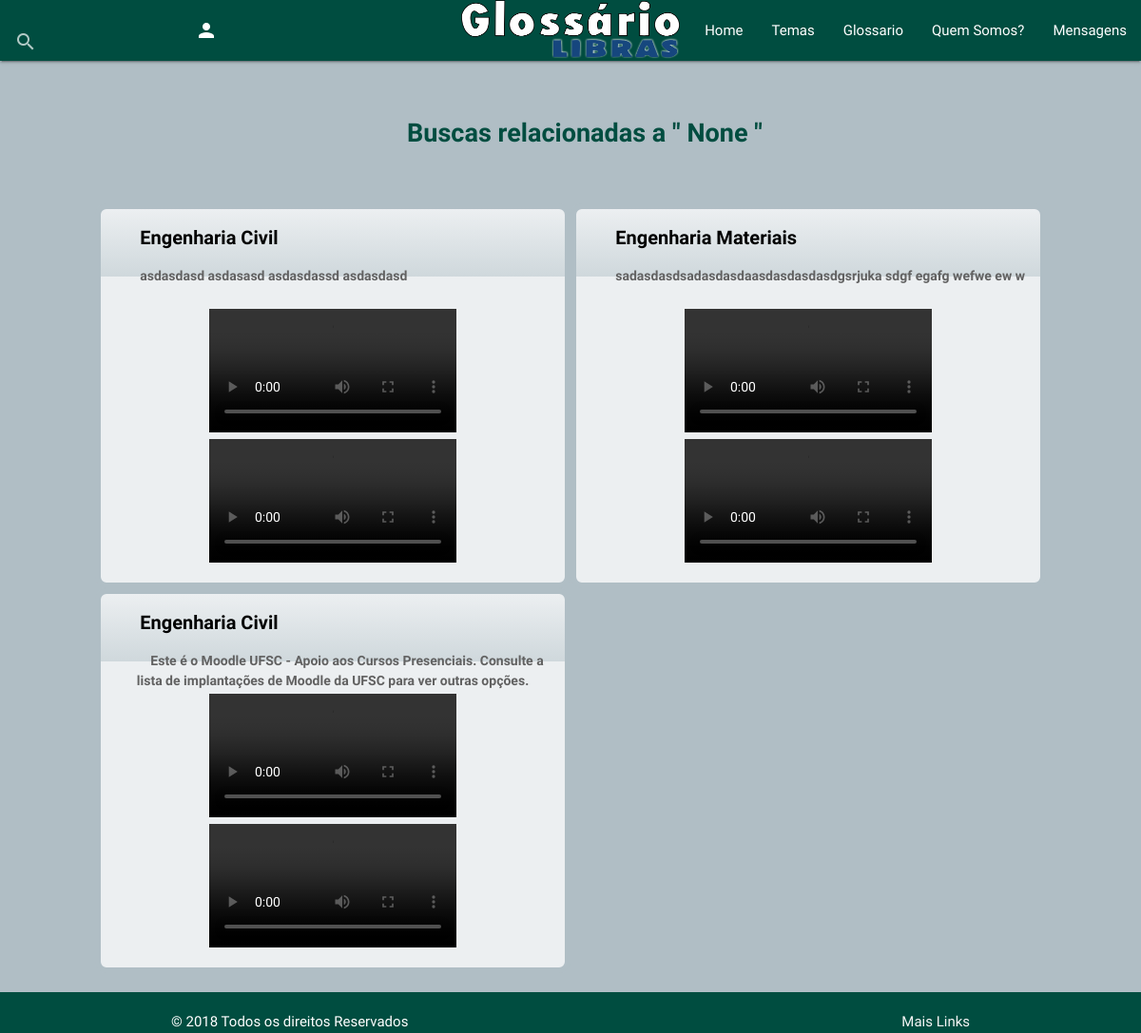
/Glossario/resultado-pesquisa/ (signed in), run on an earlier commit of the app's database.
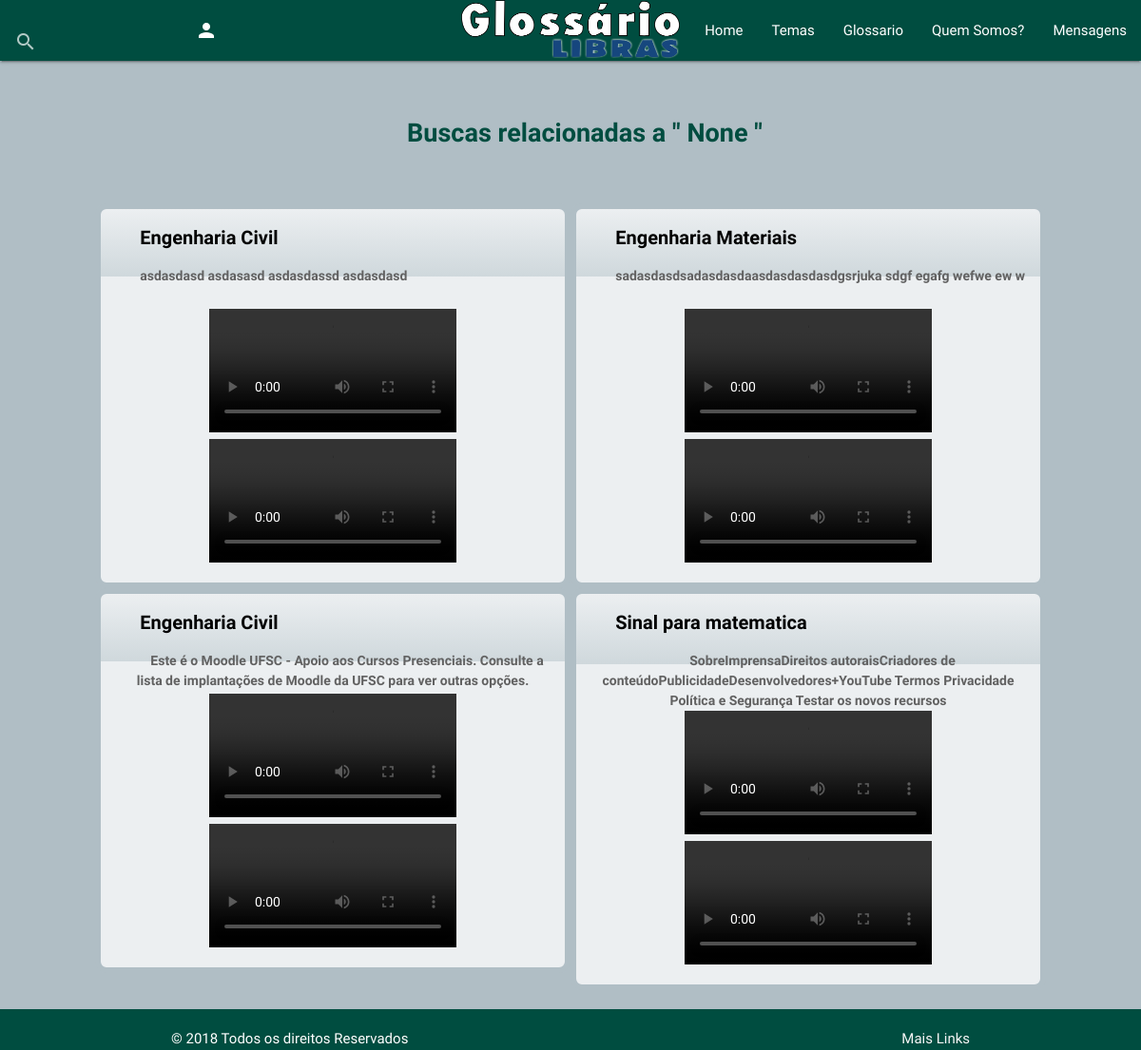
And on a later commit of the database.
### Glossario/models.py (models this page shows, shortened)
class Sinal(models.Model):
    glossario = models.ForeignKey(Glossario, on_delete=models.CASCADE)
    titulo = models.CharField(max_length=100)
    descricao = models.TextField()
    sinal_video = models.FileField(upload_to='videos', null=False)
    postado = models.BooleanField(default=False)
    temas = models.ManyToManyField(Tema, blank=True)
    postador = models.ForeignKey(Perfil, on_delete=models.CASCADE, editable=False, null=True)
    conceito_video = models.FileField(upload_to='videos', null=True)

### Glossario/views.py (the view)
# urls.py: path('resultado-pesquisa/', views.resultado_pesquisa, name='resultado-pesquisa'),
@login_required
def resultado_pesquisa(request):
    termo_busca = request.GET.get('pesquisa', None)
    if termo_busca:
        sinais = Sinal.objects.all()
        sinais = Sinal.objects.filter(titulo__icontains=termo_busca) | Sinal.objects.filter(descricao__icontains=termo_busca)
        context = {'sinais': sinais,
                   'termo_busca': termo_busca
                   }
    else:
        sinais = Sinal.objects.all()
        context = {'sinais': sinais,
                    'termo_busca': termo_busca
                   }
    return render(request, 'Glossario/resultado-pesquisa.html', context)

### Glossario/templates/Glossario/resultado-pesquisa.html
{% extends 'Glossario/base.html' %}
 {% block content %}
	{% if sinais %}
				<br> </br>
					<center><h4> Buscas relacionadas a " {{ termo_busca }} " </h4></center>
				<br> </br>
			<div class="row">
			{% for sinal in sinais %}
					 		<div class="col l5 push-l1 unidades3 center">
						 		<ul>
							     	<a class ="titulo left">{{ sinal.titulo }}</a>
							  	    <br></br>
							  	    <a class ="subtitulo left">{{ sinal.descricao }}</a>
							     	<br></br>
							     	<li><video   width="260"  controls><source class="center" src="/static/Glossario/{{ sinal.sinal_video }}" type="video/mp4"></video>
					   			    <video   width="260" controls><source src="/static/Glossario/{{ sinal.conceito_video }}" type="video/mp4"></video>
					   			</ul>
				   			</div>
		 	{% endfor %}
		 </div>
	{% else %}
			<br> </br><br> </br>
			<ul id="nav-mobile" class="center">
				<li><h4> Não foram encontrado buscas relacionadas a "{{ termo_busca }}"<h4>
				<li><button class="waves-effect waves-light btn color #01579b" type="submit" nome="voltar" onclick='history.go(-1)' >Voltar</button></li>
			<ul>
	{% endif %}
   {% endblock %}

What changed in the data, as far as the page shows it:
added Sinal: titulo "Sinal para matematica", descricao "SobreImprensaDireitos autoraisCriadores de conteúdoPublicidadeDesenvolvedores+YouTube Termos Privacidade Política e Segurança Testar os novos recursos"
